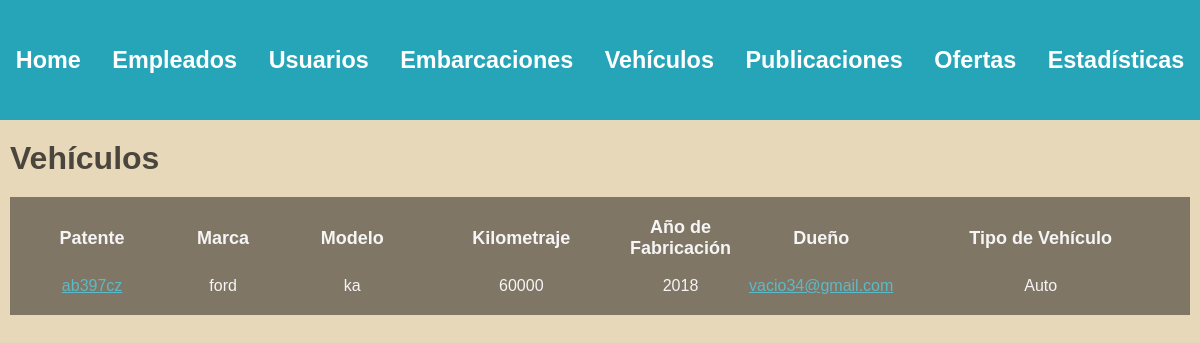
The app's page /administrador/vehiculos/ (signed in), older data.
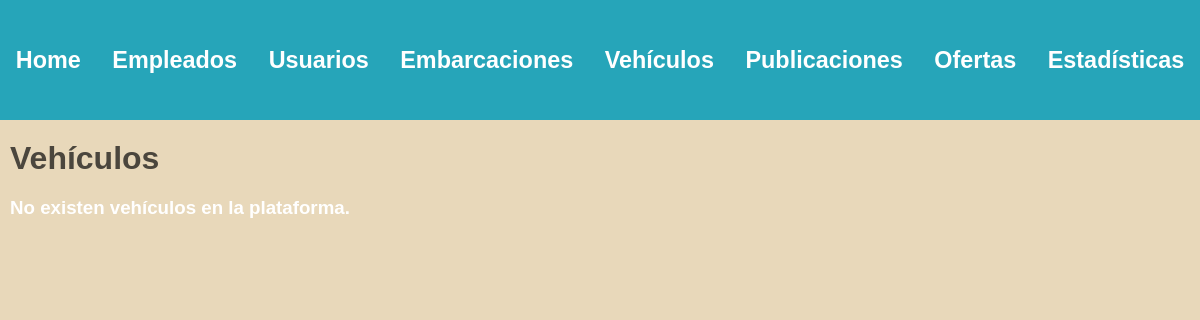
The same page, newer data.
### vehiculos/models.py (models this page shows)
class Vehiculo(models.Model):
    patente = models.CharField(max_length=100, unique=True)
    marca = models.CharField(max_length=100)
    modelo = models.CharField(max_length=100)
    tipo = models.ForeignKey(TipoVehiculo, on_delete=models.SET_NULL, null=True)
    año_fabricacion = models.DecimalField(max_digits=4, decimal_places=0, default=2000)
    kilometraje = models.DecimalField(max_digits=10, decimal_places=0, default=0)
    dueño = models.ForeignKey(Usuario, on_delete=models.CASCADE)

class TipoVehiculo(models.Model):
    clase = models.CharField(max_length=50, unique=True)

### usuarios/models.py (models this page shows, shortened)
class Usuario(AbstractBaseUser, PermissionsMixin):
    nombre = models.CharField(max_length=50)
    apellido = models.CharField(max_length=50)
    fecha_nacimiento = models.DateField()
    telefono = models.CharField(max_length=13)
    mail = models.EmailField(max_length=50, unique=True)
    password = models.CharField(max_length=128)
    is_staff= models.BooleanField(default=False)
    is_blocked= models.BooleanField(default=False)
    USERNAME_FIELD = 'mail'
    REQUIRED_FIELDS = ['nombre', 'apellido', 'fecha_nacimiento', 'telefono']

### administrador/views.py (the view)
# urls.py: path('administrador/vehiculos/', views.listar_vehiculos, name='lista vehiculos'),
@login_required(login_url=reverse_lazy('home'))
def listar_vehiculos(request):
    user = request.user
    if not user.is_superuser:
        return redirect('home')
    vehiculos = Vehiculo.objects.exclude(patente__startswith='*')
    return render(request, 'vehicles.html', {'vehiculos': vehiculos})

### autenticacion/backend.py (called while the page is built)
    def get_user(self, user_id):
        UserModel = get_user_model()
        try:
            return UserModel.objects.get(pk=user_id)
        except UserModel.DoesNotExist:
            return None

### administrador/templates/vehicles.html (shortened to what this page needs)
{% extends 'layouts/navbar.html' %}
{% block content %}
<div class="header">
    <h1>Vehículos</h1>
</div>
{% if vehiculos %}
    <table>
        <thead>
            <tr>
                <th>Patente</th>
                <th>Marca</th>
                <th>Modelo</th>
                <th>Kilometraje</th>
                <th>Año de Fabricación</th>
                <th>Dueño</th>
                <th>Tipo de Vehículo</th>
            </tr>
        </thead>
        <tbody>
            {% for vehiculo in vehiculos %}
                <tr>
                    <td>
                        <a href="{% url 'ver detalle vehiculo' vehiculo.id 0 %}"> {{vehiculo.patente}} </a>
                    </td>
                    <td>{{ vehiculo.marca }}</td>
                    <td>{{ vehiculo.modelo }}</td>
                    <td>{{ vehiculo.kilometraje }}</td>
                    <td>{{ vehiculo.año_fabricacion }}</td>
                    <td>
                        <a href="{% url 'ver perfil' vehiculo.dueño.id %}"> {{vehiculo.dueño}} </a>
                    </td>
                    <td>{{ vehiculo.tipo.clase }}</td>
                </tr>
            {% endfor %}
        </tbody>
    </table>
{% else %}
    <h3>No existen vehículos en la plataforma.</h3>
{% endif %}
{% endblock %}

Row changes from the older to the newer data that the page shows:
removed Vehiculo: patente "ab397cz", marca "ford", modelo "ka", kilometraje "60000", año_fabricacion "2018", dueño "vacio34@gmail.com", tipo.clase "Auto"
Text that changed along with them:
text no longer shown: "Patente Marca Modelo Kilometraje Año de Fabricación Dueño Tipo de Vehículo"
text now shown: "No existen vehículos en la plataforma."
